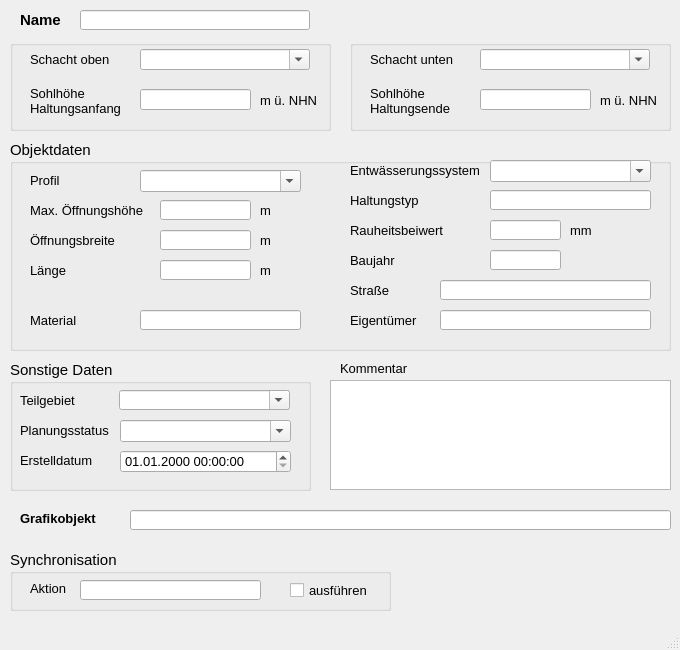
<?xml version="1.0" encoding="UTF-8"?>
<ui version="4.0">
 <class>MainWindow</class>
 <widget class="QMainWindow" name="MainWindow">
  <property name="enabled">
   <bool>true</bool>
  </property>
  <property name="geometry">
   <rect>
    <x>0</x>
    <y>0</y>
    <width>680</width>
    <height>650</height>
   </rect>
  </property>
  <property name="sizePolicy">
   <sizepolicy hsizetype="Preferred" vsizetype="Preferred">
    <horstretch>0</horstretch>
    <verstretch>0</verstretch>
   </sizepolicy>
  </property>
  <property name="minimumSize">
   <size>
    <width>680</width>
    <height>650</height>
   </size>
  </property>
  <property name="maximumSize">
   <size>
    <width>16777215</width>
    <height>16777215</height>
   </size>
  </property>
  <property name="baseSize">
   <size>
    <width>0</width>
    <height>0</height>
   </size>
  </property>
  <property name="font">
   <font>
    <family>Tahoma</family>
    <pointsize>10</pointsize>
   </font>
  </property>
  <property name="windowTitle">
   <string>Grund-/Seitenauslass</string>
  </property>
  <widget class="QWidget" name="centralwidget">
   <widget class="QTextEdit" name="kommentar">
    <property name="geometry">
     <rect>
      <x>330</x>
      <y>380</y>
      <width>341</width>
      <height>110</height>
     </rect>
    </property>
    <property name="font">
     <font>
      <family>Tahoma</family>
      <pointsize>10</pointsize>
     </font>
    </property>
    <property name="toolTip">
     <string>&lt;html&gt;&lt;head/&gt;&lt;body&gt;&lt;p&gt;&lt;span style=&quot; font-family:'Calibri','sans-serif';&quot;&gt;Platz für zusätzliche Kommentare&lt;/span&gt;&lt;/p&gt;&lt;/body&gt;&lt;/html&gt;</string>
    </property>
    <property name="statusTip">
     <string>Platz für zusätzliche Kommentare</string>
    </property>
   </widget>
   <widget class="QLabel" name="label_22">
    <property name="geometry">
     <rect>
      <x>340</x>
      <y>360</y>
      <width>81</width>
      <height>16</height>
     </rect>
    </property>
    <property name="font">
     <font>
      <family>Tahoma</family>
      <pointsize>10</pointsize>
     </font>
    </property>
    <property name="text">
     <string>Kommentar</string>
    </property>
   </widget>
   <widget class="QLabel" name="label">
    <property name="geometry">
     <rect>
      <x>20</x>
      <y>10</y>
      <width>51</width>
      <height>20</height>
     </rect>
    </property>
    <property name="font">
     <font>
      <family>Tahoma</family>
      <pointsize>11</pointsize>
      <weight>75</weight>
      <bold>true</bold>
     </font>
    </property>
    <property name="text">
     <string>Name</string>
    </property>
   </widget>
   <widget class="QLineEdit" name="haltnam">
    <property name="geometry">
     <rect>
      <x>80</x>
      <y>10</y>
      <width>230</width>
      <height>20</height>
     </rect>
    </property>
    <property name="font">
     <font>
      <family>Tahoma</family>
      <pointsize>11</pointsize>
     </font>
    </property>
    <property name="toolTip">
     <string>&lt;html&gt;&lt;head/&gt;&lt;body&gt;&lt;p&gt;Eindeutige Bezeichnung&lt;/p&gt;&lt;/body&gt;&lt;/html&gt;</string>
    </property>
    <property name="statusTip">
     <string>Eindeutige Bezeichnung</string>
    </property>
   </widget>
   <widget class="QGroupBox" name="groupBox_3">
    <property name="geometry">
     <rect>
      <x>10</x>
      <y>360</y>
      <width>301</width>
      <height>131</height>
     </rect>
    </property>
    <property name="font">
     <font>
      <family>Tahoma</family>
      <pointsize>11</pointsize>
     </font>
    </property>
    <property name="title">
     <string>Sonstige Daten</string>
    </property>
    <widget class="QComboBox" name="teilgebiet">
     <property name="geometry">
      <rect>
       <x>109</x>
       <y>30</y>
       <width>171</width>
       <height>20</height>
      </rect>
     </property>
     <property name="font">
      <font>
       <family>Tahoma</family>
       <pointsize>10</pointsize>
      </font>
     </property>
     <property name="toolTip">
      <string>&lt;html&gt;&lt;head/&gt;&lt;body&gt;&lt;p&gt;Zuordnung zu definiertem Teilgebiet&lt;/p&gt;&lt;/body&gt;&lt;/html&gt;</string>
     </property>
     <property name="statusTip">
      <string>Zuordnung zu definiertem Teilgebiet</string>
     </property>
     <property name="editable">
      <bool>true</bool>
     </property>
    </widget>
    <widget class="QLabel" name="label_11">
     <property name="geometry">
      <rect>
       <x>10</x>
       <y>30</y>
       <width>71</width>
       <height>20</height>
      </rect>
     </property>
     <property name="font">
      <font>
       <family>Tahoma</family>
       <pointsize>10</pointsize>
      </font>
     </property>
     <property name="text">
      <string>Teilgebiet</string>
     </property>
     <property name="buddy">
      <cstring>simstatus</cstring>
     </property>
    </widget>
    <widget class="QComboBox" name="simstatus">
     <property name="geometry">
      <rect>
       <x>110</x>
       <y>60</y>
       <width>171</width>
       <height>22</height>
      </rect>
     </property>
     <property name="font">
      <font>
       <family>Tahoma</family>
       <pointsize>10</pointsize>
      </font>
     </property>
     <property name="toolTip">
      <string>&lt;html&gt;&lt;head/&gt;&lt;body&gt;&lt;p&gt;&lt;span style=&quot; font-family:'Calibri','sans-serif';&quot;&gt;aktueller Status (z.B. vorhanden, in Planung etc.)&lt;/span&gt;&lt;/p&gt;&lt;/body&gt;&lt;/html&gt;</string>
     </property>
     <property name="statusTip">
      <string>aktueller Status (z.B. vorhanden, in Planung etc.)</string>
     </property>
     <property name="editable">
      <bool>true</bool>
     </property>
    </widget>
    <widget class="QgsDateTimeEdit" name="createdat">
     <property name="geometry">
      <rect>
       <x>110</x>
       <y>90</y>
       <width>171</width>
       <height>23</height>
      </rect>
     </property>
     <property name="font">
      <font>
       <family>Tahoma</family>
       <pointsize>10</pointsize>
      </font>
     </property>
     <property name="currentSection">
      <enum>QDateTimeEdit::DaySection</enum>
     </property>
     <property name="displayFormat">
      <string>dd.MM.yyyy HH:mm:ss</string>
     </property>
    </widget>
    <widget class="QLabel" name="label_10">
     <property name="geometry">
      <rect>
       <x>10</x>
       <y>60</y>
       <width>111</width>
       <height>21</height>
      </rect>
     </property>
     <property name="font">
      <font>
       <family>Tahoma</family>
       <pointsize>10</pointsize>
      </font>
     </property>
     <property name="text">
      <string>Planungsstatus</string>
     </property>
     <property name="buddy">
      <cstring>simstatus</cstring>
     </property>
    </widget>
    <widget class="QLabel" name="label_71">
     <property name="geometry">
      <rect>
       <x>10</x>
       <y>90</y>
       <width>151</width>
       <height>21</height>
      </rect>
     </property>
     <property name="font">
      <font>
       <family>Tahoma</family>
       <pointsize>10</pointsize>
      </font>
     </property>
     <property name="text">
      <string>Erstelldatum</string>
     </property>
    </widget>
   </widget>
   <widget class="QGroupBox" name="groupBox_5">
    <property name="geometry">
     <rect>
      <x>350</x>
      <y>40</y>
      <width>321</width>
      <height>91</height>
     </rect>
    </property>
    <property name="font">
     <font>
      <family>Tahoma</family>
      <pointsize>11</pointsize>
     </font>
    </property>
    <property name="title">
     <string/>
    </property>
    <widget class="QComboBox" name="schunten">
     <property name="geometry">
      <rect>
       <x>130</x>
       <y>9</y>
       <width>170</width>
       <height>21</height>
      </rect>
     </property>
     <property name="font">
      <font>
       <family>Tahoma</family>
       <pointsize>10</pointsize>
      </font>
     </property>
     <property name="toolTip">
      <string>&lt;html&gt;&lt;head/&gt;&lt;body&gt;&lt;p&gt;Name des unteren Schachts&lt;/p&gt;&lt;/body&gt;&lt;/html&gt;</string>
     </property>
     <property name="statusTip">
      <string>Name des unteren Schachts</string>
     </property>
     <property name="editable">
      <bool>true</bool>
     </property>
    </widget>
    <widget class="QLabel" name="label_9">
     <property name="geometry">
      <rect>
       <x>20</x>
       <y>9</y>
       <width>100</width>
       <height>21</height>
      </rect>
     </property>
     <property name="font">
      <font>
       <family>Tahoma</family>
       <pointsize>10</pointsize>
      </font>
     </property>
     <property name="text">
      <string>Schacht unten</string>
     </property>
    </widget>
    <widget class="QLabel" name="label_29">
     <property name="geometry">
      <rect>
       <x>20</x>
       <y>40</y>
       <width>91</width>
       <height>41</height>
      </rect>
     </property>
     <property name="font">
      <font>
       <family>Tahoma</family>
       <pointsize>10</pointsize>
      </font>
     </property>
     <property name="text">
      <string>Sohlhöhe
Haltungsende</string>
     </property>
    </widget>
    <widget class="QLineEdit" name="sohleunten">
     <property name="geometry">
      <rect>
       <x>130</x>
       <y>49</y>
       <width>111</width>
       <height>21</height>
      </rect>
     </property>
     <property name="font">
      <font>
       <family>Tahoma</family>
       <pointsize>10</pointsize>
      </font>
     </property>
     <property name="toolTip">
      <string/>
     </property>
     <property name="statusTip">
      <string/>
     </property>
    </widget>
    <widget class="QLabel" name="label_19">
     <property name="geometry">
      <rect>
       <x>250</x>
       <y>50</y>
       <width>61</width>
       <height>21</height>
      </rect>
     </property>
     <property name="font">
      <font>
       <family>Tahoma</family>
       <pointsize>10</pointsize>
      </font>
     </property>
     <property name="text">
      <string>m ü. NHN</string>
     </property>
    </widget>
   </widget>
   <widget class="QGroupBox" name="groupBox_4">
    <property name="geometry">
     <rect>
      <x>10</x>
      <y>40</y>
      <width>321</width>
      <height>91</height>
     </rect>
    </property>
    <property name="font">
     <font>
      <family>Tahoma</family>
      <pointsize>11</pointsize>
     </font>
    </property>
    <property name="title">
     <string/>
    </property>
    <widget class="QComboBox" name="schoben">
     <property name="geometry">
      <rect>
       <x>130</x>
       <y>9</y>
       <width>170</width>
       <height>21</height>
      </rect>
     </property>
     <property name="font">
      <font>
       <family>Tahoma</family>
       <pointsize>10</pointsize>
      </font>
     </property>
     <property name="toolTip">
      <string>&lt;html&gt;&lt;head/&gt;&lt;body&gt;&lt;p&gt;Name des oberen Schachts&lt;/p&gt;&lt;/body&gt;&lt;/html&gt;</string>
     </property>
     <property name="statusTip">
      <string>Name des oberen Schachts</string>
     </property>
     <property name="editable">
      <bool>true</bool>
     </property>
    </widget>
    <widget class="QLabel" name="label_3">
     <property name="geometry">
      <rect>
       <x>20</x>
       <y>9</y>
       <width>90</width>
       <height>21</height>
      </rect>
     </property>
     <property name="font">
      <font>
       <family>Tahoma</family>
       <pointsize>10</pointsize>
      </font>
     </property>
     <property name="text">
      <string>Schacht oben</string>
     </property>
    </widget>
    <widget class="QLabel" name="label_28">
     <property name="geometry">
      <rect>
       <x>20</x>
       <y>40</y>
       <width>101</width>
       <height>41</height>
      </rect>
     </property>
     <property name="font">
      <font>
       <family>Tahoma</family>
       <pointsize>10</pointsize>
      </font>
     </property>
     <property name="text">
      <string>Sohlhöhe
Haltungsanfang</string>
     </property>
    </widget>
    <widget class="QLabel" name="label_18">
     <property name="geometry">
      <rect>
       <x>250</x>
       <y>50</y>
       <width>61</width>
       <height>21</height>
      </rect>
     </property>
     <property name="font">
      <font>
       <family>Tahoma</family>
       <pointsize>10</pointsize>
      </font>
     </property>
     <property name="text">
      <string>m ü. NHN</string>
     </property>
    </widget>
    <widget class="QLineEdit" name="sohleoben">
     <property name="geometry">
      <rect>
       <x>130</x>
       <y>49</y>
       <width>111</width>
       <height>21</height>
      </rect>
     </property>
     <property name="font">
      <font>
       <family>Tahoma</family>
       <pointsize>10</pointsize>
      </font>
     </property>
     <property name="toolTip">
      <string/>
     </property>
     <property name="statusTip">
      <string/>
     </property>
    </widget>
   </widget>
   <widget class="QGroupBox" name="groupBox_6">
    <property name="geometry">
     <rect>
      <x>10</x>
      <y>140</y>
      <width>661</width>
      <height>211</height>
     </rect>
    </property>
    <property name="font">
     <font>
      <family>Tahoma</family>
      <pointsize>11</pointsize>
     </font>
    </property>
    <property name="title">
     <string>Objektdaten</string>
    </property>
    <widget class="QComboBox" name="entwart">
     <property name="geometry">
      <rect>
       <x>480</x>
       <y>20</y>
       <width>161</width>
       <height>22</height>
      </rect>
     </property>
     <property name="font">
      <font>
       <family>Tahoma</family>
       <pointsize>10</pointsize>
      </font>
     </property>
     <property name="toolTip">
      <string>&lt;html&gt;&lt;head/&gt;&lt;body&gt;&lt;p&gt;vorh. Entwässerungssystem (z.B. Mischwasser, Regenwasser etc.)&lt;/p&gt;&lt;/body&gt;&lt;/html&gt;</string>
     </property>
     <property name="statusTip">
      <string>vorh. Entwässerungssystem (z.B. Mischwasser, Regenwasser etc.)</string>
     </property>
     <property name="editable">
      <bool>true</bool>
     </property>
    </widget>
    <widget class="QLabel" name="label_17">
     <property name="geometry">
      <rect>
       <x>250</x>
       <y>60</y>
       <width>31</width>
       <height>21</height>
      </rect>
     </property>
     <property name="font">
      <font>
       <family>Tahoma</family>
       <pointsize>10</pointsize>
      </font>
     </property>
     <property name="text">
      <string>m </string>
     </property>
    </widget>
    <widget class="QLabel" name="label_8">
     <property name="geometry">
      <rect>
       <x>20</x>
       <y>60</y>
       <width>121</width>
       <height>20</height>
      </rect>
     </property>
     <property name="font">
      <font>
       <family>Tahoma</family>
       <pointsize>10</pointsize>
      </font>
     </property>
     <property name="text">
      <string>Max. Öffnungshöhe</string>
     </property>
    </widget>
    <widget class="QLabel" name="label_21">
     <property name="geometry">
      <rect>
       <x>250</x>
       <y>90</y>
       <width>31</width>
       <height>21</height>
      </rect>
     </property>
     <property name="font">
      <font>
       <family>Tahoma</family>
       <pointsize>10</pointsize>
      </font>
     </property>
     <property name="text">
      <string>m </string>
     </property>
    </widget>
    <widget class="QLineEdit" name="hoehe">
     <property name="geometry">
      <rect>
       <x>150</x>
       <y>60</y>
       <width>91</width>
       <height>20</height>
      </rect>
     </property>
     <property name="font">
      <font>
       <family>Tahoma</family>
       <pointsize>10</pointsize>
      </font>
     </property>
     <property name="toolTip">
      <string>&lt;html&gt;&lt;head/&gt;&lt;body&gt;&lt;p&gt;maximale Hubhöhe, d.h. höchste Schieberstellung&lt;/p&gt;&lt;/body&gt;&lt;/html&gt;</string>
     </property>
     <property name="statusTip">
      <string>maximale Hubhöhe, d.h. höchste Schieberstellung</string>
     </property>
    </widget>
    <widget class="QLabel" name="label_13">
     <property name="geometry">
      <rect>
       <x>20</x>
       <y>90</y>
       <width>121</width>
       <height>20</height>
      </rect>
     </property>
     <property name="font">
      <font>
       <family>Tahoma</family>
       <pointsize>10</pointsize>
      </font>
     </property>
     <property name="text">
      <string>Öffnungsbreite</string>
     </property>
    </widget>
    <widget class="QLineEdit" name="breite">
     <property name="geometry">
      <rect>
       <x>150</x>
       <y>90</y>
       <width>91</width>
       <height>20</height>
      </rect>
     </property>
     <property name="font">
      <font>
       <family>Tahoma</family>
       <pointsize>10</pointsize>
      </font>
     </property>
     <property name="toolTip">
      <string>&lt;html&gt;&lt;head/&gt;&lt;body&gt;&lt;p&gt;Bedeutung hängt vom Profiltyp ab&lt;/p&gt;&lt;/body&gt;&lt;/html&gt;</string>
     </property>
     <property name="statusTip">
      <string>Bedeutung hängt vom Profiltyp ab</string>
     </property>
    </widget>
    <widget class="QLabel" name="label_52">
     <property name="geometry">
      <rect>
       <x>340</x>
       <y>20</y>
       <width>140</width>
       <height>20</height>
      </rect>
     </property>
     <property name="font">
      <font>
       <family>Tahoma</family>
       <pointsize>10</pointsize>
      </font>
     </property>
     <property name="text">
      <string>Entwässerungssystem</string>
     </property>
    </widget>
    <widget class="QLabel" name="label_54">
     <property name="geometry">
      <rect>
       <x>20</x>
       <y>30</y>
       <width>91</width>
       <height>21</height>
      </rect>
     </property>
     <property name="font">
      <font>
       <family>Tahoma</family>
       <pointsize>10</pointsize>
      </font>
     </property>
     <property name="text">
      <string>Profil</string>
     </property>
    </widget>
    <widget class="QComboBox" name="profilnam">
     <property name="geometry">
      <rect>
       <x>130</x>
       <y>30</y>
       <width>161</width>
       <height>22</height>
      </rect>
     </property>
     <property name="font">
      <font>
       <family>Tahoma</family>
       <pointsize>10</pointsize>
      </font>
     </property>
     <property name="toolTip">
      <string/>
     </property>
     <property name="statusTip">
      <string/>
     </property>
     <property name="editable">
      <bool>true</bool>
     </property>
    </widget>
    <widget class="QLabel" name="label_23">
     <property name="geometry">
      <rect>
       <x>20</x>
       <y>120</y>
       <width>151</width>
       <height>21</height>
      </rect>
     </property>
     <property name="font">
      <font>
       <family>Tahoma</family>
       <pointsize>10</pointsize>
      </font>
     </property>
     <property name="text">
      <string>Länge</string>
     </property>
    </widget>
    <widget class="QLabel" name="label_24">
     <property name="geometry">
      <rect>
       <x>250</x>
       <y>120</y>
       <width>31</width>
       <height>21</height>
      </rect>
     </property>
     <property name="font">
      <font>
       <family>Tahoma</family>
       <pointsize>10</pointsize>
      </font>
     </property>
     <property name="text">
      <string>m </string>
     </property>
    </widget>
    <widget class="QLineEdit" name="laenge">
     <property name="geometry">
      <rect>
       <x>150</x>
       <y>120</y>
       <width>91</width>
       <height>20</height>
      </rect>
     </property>
     <property name="font">
      <font>
       <family>Tahoma</family>
       <pointsize>10</pointsize>
      </font>
     </property>
     <property name="toolTip">
      <string/>
     </property>
     <property name="statusTip">
      <string/>
     </property>
    </widget>
    <widget class="QLineEdit" name="baujahr">
     <property name="geometry">
      <rect>
       <x>480</x>
       <y>110</y>
       <width>71</width>
       <height>20</height>
      </rect>
     </property>
     <property name="toolTip">
      <string/>
     </property>
     <property name="statusTip">
      <string/>
     </property>
    </widget>
    <widget class="QLineEdit" name="ks">
     <property name="geometry">
      <rect>
       <x>480</x>
       <y>80</y>
       <width>71</width>
       <height>20</height>
      </rect>
     </property>
     <property name="font">
      <font>
       <family>Tahoma</family>
       <pointsize>10</pointsize>
      </font>
     </property>
     <property name="toolTip">
      <string>&lt;html&gt;&lt;head/&gt;&lt;body&gt;&lt;p&gt;Absolute Rauheit gemäß Prandtl-Colebrook&lt;/p&gt;&lt;/body&gt;&lt;/html&gt;</string>
     </property>
     <property name="statusTip">
      <string>Absolute Rauheit gemäß Prandtl-Colebrook</string>
     </property>
    </widget>
    <widget class="QLabel" name="label_15">
     <property name="geometry">
      <rect>
       <x>340</x>
       <y>50</y>
       <width>101</width>
       <height>21</height>
      </rect>
     </property>
     <property name="font">
      <font>
       <family>Tahoma</family>
       <pointsize>10</pointsize>
      </font>
     </property>
     <property name="text">
      <string>Haltungstyp</string>
     </property>
    </widget>
    <widget class="QLabel" name="label_66">
     <property name="geometry">
      <rect>
       <x>340</x>
       <y>140</y>
       <width>100</width>
       <height>20</height>
      </rect>
     </property>
     <property name="font">
      <font>
       <family>Tahoma</family>
       <pointsize>10</pointsize>
      </font>
     </property>
     <property name="text">
      <string>Straße</string>
     </property>
    </widget>
    <widget class="QLabel" name="label_12">
     <property name="geometry">
      <rect>
       <x>340</x>
       <y>110</y>
       <width>101</width>
       <height>21</height>
      </rect>
     </property>
     <property name="font">
      <font>
       <family>Tahoma</family>
       <pointsize>10</pointsize>
      </font>
     </property>
     <property name="text">
      <string>Baujahr</string>
     </property>
    </widget>
    <widget class="QLineEdit" name="eigentum">
     <property name="geometry">
      <rect>
       <x>430</x>
       <y>170</y>
       <width>211</width>
       <height>20</height>
      </rect>
     </property>
     <property name="toolTip">
      <string/>
     </property>
     <property name="statusTip">
      <string/>
     </property>
    </widget>
    <widget class="QLabel" name="label_61">
     <property name="geometry">
      <rect>
       <x>340</x>
       <y>80</y>
       <width>101</width>
       <height>21</height>
      </rect>
     </property>
     <property name="font">
      <font>
       <family>Tahoma</family>
       <pointsize>10</pointsize>
      </font>
     </property>
     <property name="text">
      <string>Rauheitsbeiwert</string>
     </property>
    </widget>
    <widget class="QLabel" name="label_65">
     <property name="geometry">
      <rect>
       <x>340</x>
       <y>170</y>
       <width>100</width>
       <height>20</height>
      </rect>
     </property>
     <property name="font">
      <font>
       <family>Tahoma</family>
       <pointsize>10</pointsize>
      </font>
     </property>
     <property name="text">
      <string>Eigentümer</string>
     </property>
    </widget>
    <widget class="QLineEdit" name="haltungstyp">
     <property name="geometry">
      <rect>
       <x>480</x>
       <y>50</y>
       <width>161</width>
       <height>20</height>
      </rect>
     </property>
    </widget>
    <widget class="QLineEdit" name="strasse">
     <property name="geometry">
      <rect>
       <x>430</x>
       <y>140</y>
       <width>211</width>
       <height>20</height>
      </rect>
     </property>
     <property name="toolTip">
      <string/>
     </property>
     <property name="statusTip">
      <string/>
     </property>
    </widget>
    <widget class="QLabel" name="label_25">
     <property name="geometry">
      <rect>
       <x>20</x>
       <y>170</y>
       <width>101</width>
       <height>21</height>
      </rect>
     </property>
     <property name="font">
      <font>
       <family>Tahoma</family>
       <pointsize>10</pointsize>
      </font>
     </property>
     <property name="text">
      <string>Material</string>
     </property>
    </widget>
    <widget class="QLineEdit" name="material">
     <property name="geometry">
      <rect>
       <x>130</x>
       <y>170</y>
       <width>161</width>
       <height>20</height>
      </rect>
     </property>
     <property name="toolTip">
      <string/>
     </property>
     <property name="statusTip">
      <string/>
     </property>
    </widget>
    <widget class="QLabel" name="label_70">
     <property name="geometry">
      <rect>
       <x>560</x>
       <y>80</y>
       <width>46</width>
       <height>21</height>
      </rect>
     </property>
     <property name="font">
      <font>
       <family>Tahoma</family>
       <pointsize>10</pointsize>
      </font>
     </property>
     <property name="text">
      <string>mm</string>
     </property>
    </widget>
   </widget>
   <widget class="QLabel" name="label_26">
    <property name="geometry">
     <rect>
      <x>20</x>
      <y>510</y>
      <width>101</width>
      <height>16</height>
     </rect>
    </property>
    <property name="font">
     <font>
      <family>Tahoma</family>
      <pointsize>10</pointsize>
      <weight>75</weight>
      <bold>true</bold>
     </font>
    </property>
    <property name="text">
     <string>Grafikobjekt</string>
    </property>
   </widget>
   <widget class="QGroupBox" name="groupBox_sync">
    <property name="geometry">
     <rect>
      <x>10</x>
      <y>550</y>
      <width>381</width>
      <height>61</height>
     </rect>
    </property>
    <property name="font">
     <font>
      <family>Tahoma</family>
      <pointsize>11</pointsize>
     </font>
    </property>
    <property name="title">
     <string>Synchronisation</string>
    </property>
    <widget class="QCheckBox" name="status">
     <property name="geometry">
      <rect>
       <x>280</x>
       <y>30</y>
       <width>101</width>
       <height>21</height>
      </rect>
     </property>
     <property name="font">
      <font>
       <family>Tahoma</family>
       <pointsize>10</pointsize>
      </font>
     </property>
     <property name="toolTip">
      <string>Synchronisation aktivieren</string>
     </property>
     <property name="statusTip">
      <string>Synchronisation aktivieren</string>
     </property>
     <property name="text">
      <string>ausführen</string>
     </property>
    </widget>
    <widget class="QLabel" name="label_20">
     <property name="geometry">
      <rect>
       <x>20</x>
       <y>30</y>
       <width>51</width>
       <height>16</height>
      </rect>
     </property>
     <property name="font">
      <font>
       <family>Tahoma</family>
       <pointsize>10</pointsize>
      </font>
     </property>
     <property name="text">
      <string>Aktion</string>
     </property>
    </widget>
    <widget class="QLineEdit" name="aktion">
     <property name="geometry">
      <rect>
       <x>70</x>
       <y>30</y>
       <width>181</width>
       <height>20</height>
      </rect>
     </property>
     <property name="toolTip">
      <string>&lt;html&gt;&lt;head/&gt;&lt;body&gt;&lt;p&gt;Maßnahme zur Synchronisation&lt;/p&gt;&lt;/body&gt;&lt;/html&gt;</string>
     </property>
     <property name="statusTip">
      <string>Maßnahme zur Synchronisation</string>
     </property>
    </widget>
   </widget>
   <widget class="QLineEdit" name="objekt">
    <property name="geometry">
     <rect>
      <x>130</x>
      <y>510</y>
      <width>541</width>
      <height>20</height>
     </rect>
    </property>
    <property name="toolTip">
     <string>&lt;html&gt;&lt;head/&gt;&lt;body&gt;&lt;p&gt;Textbeschreibung (WKT) des Grafikobjekts&lt;/p&gt;&lt;/body&gt;&lt;/html&gt;</string>
    </property>
    <property name="statusTip">
     <string>Textbeschreibung des Grafikobjekts</string>
    </property>
   </widget>
  </widget>
  <widget class="QMenuBar" name="menubar">
   <property name="geometry">
    <rect>
     <x>0</x>
     <y>0</y>
     <width>680</width>
     <height>22</height>
    </rect>
   </property>
  </widget>
  <widget class="QStatusBar" name="statusbar"/>
 </widget>
 <customwidgets>
  <customwidget>
   <class>QgsDateTimeEdit</class>
   <extends>QDateTimeEdit</extends>
   <header>qgsdatetimeedit.h</header>
  </customwidget>
 </customwidgets>
 <tabstops>
  <tabstop>haltnam</tabstop>
  <tabstop>teilgebiet</tabstop>
  <tabstop>simstatus</tabstop>
  <tabstop>createdat</tabstop>
  <tabstop>kommentar</tabstop>
 </tabstops>
 <resources/>
 <connections/>
</ui>
